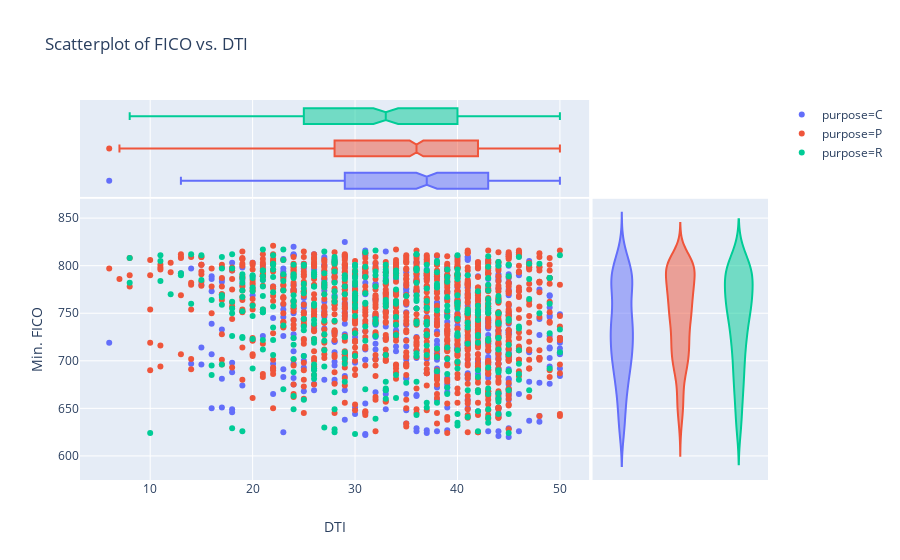

Write notebook code for a chart like this one.
### Markdown cell above
### Plotly Express

Resources:

- [Article announcing Plotly Express' release, detailing features](https://medium.com/@plotlygraphs/introducing-plotly-express-808df010143d)
- [Gallery of many example Plotly Express charts](https://www.plotly.express/)
- [Full Plotly Express docs](https://www.plotly.express/plotly_express/)
- [Plotly Express GitHub](https://github.com/plotly/plotly_express)

### Code cell
# quick test of plotly express

# make a much smaller sub-sampled df for test viz
test_viz_df = acq_2017_df.sample(frac=0.001)

px.scatter(
    data_frame=test_viz_df, 
    x='dti', 
    y='cscore_min', 
    color='purpose',
    marginal_y='violin',
    marginal_x='box',
    title="Scatterplot of FICO vs. DTI",
    labels=dict(cscore_min = "Min. FICO", dti="DTI")
)

### Figure 1 — Plotly figure (JSON) as saved in the notebook; plotly's stock layout.template omitted (floating-point values rounded to 4 significant figures; data arrays with more than 128 entries replaced by an {"elided": "..."} marker saying what was removed)
{"data": [{"hoverlabel": {"namelength": 0}, "hovertemplate": "purpose=C<br>DTI=%{x}<br>Min. FICO=%{y}", "legendgroup": "purpose=C", "marker": {"color": "#636efa", "symbol": "circle"}, "mode": "markers", "name": "purpose=C", "showlegend": true, "type": "scatter", "uid": "79391fca-ee82-4a4b-9359-a42e7d787c14", "x": {"elided": "471 int values"}, "xaxis": "x", "y": {"elided": "471 int values"}, "yaxis": "y"}, {"alignmentgroup": "True", "hoverlabel": {"namelength": 0}, "hovertemplate": "purpose=C<br>DTI=%{x}", "legendgroup": "purpose=C", "marker": {"color": "#636efa", "symbol": "circle"}, "name": "purpose=C", "notched": true, "offsetgroup": "purpose=C", "showlegend": false, "type": "box", "uid": "7436f3a0-0f47-4430-a00f-bc66d7bc2bd3", "x": {"elided": "471 int values"}, "xaxis": "x", "yaxis": "y2"}, {"alignmentgroup": "True", "hoverlabel": {"namelength": 0}, "hovertemplate": "purpose=C<br>Min. FICO=%{y}", "legendgroup": "purpose=C", "marker": {"color": "#636efa", "symbol": "circle"}, "name": "purpose=C", "offsetgroup": "purpose=C", "scalegroup": "y", "showlegend": false, "type": "violin", "uid": "836c7050-4468-4014-8f08-043a86aa8459", "xaxis": "x2", "y": {"elided": "471 int values"}, "yaxis": "y"}, {"hoverlabel": {"namelength": 0}, "hovertemplate": "purpose=P<br>DTI=%{x}<br>Min. FICO=%{y}", "legendgroup": "purpose=P", "marker": {"color": "#EF553B", "symbol": "circle"}, "mode": "markers", "name": "purpose=P", "showlegend": true, "type": "scatter", "uid": "ef855b30-901b-43f7-95fe-3c74a1219787", "x": {"elided": "1096 int values"}, "xaxis": "x", "y": {"elided": "1096 int values"}, "yaxis": "y"}, {"alignmentgroup": "True", "hoverlabel": {"namelength": 0}, "hovertemplate": "purpose=P<br>DTI=%{x}", "legendgroup": "purpose=P", "marker": {"color": "#EF553B", "symbol": "circle"}, "name": "purpose=P", "notched": true, "offsetgroup": "purpose=P", "showlegend": false, "type": "box", "uid": "5d8e862b-5620-494d-84d0-f46434a5b5c4", "x": {"elided": "1096 int values"}, "xaxis": "x", "yaxis": "y2"}, {"alignmentgroup": "True", "hoverlabel": {"namelength": 0}, "hovertemplate": "purpose=P<br>Min. FICO=%{y}", "legendgroup": "purpose=P", "marker": {"color": "#EF553B", "symbol": "circle"}, "name": "purpose=P", "offsetgroup": "purpose=P", "scalegroup": "y", "showlegend": false, "type": "violin", "uid": "c5db5d24-f5f5-4d36-8c5c-278c9441c4d2", "xaxis": "x2", "y": {"elided": "1096 int values"}, "yaxis": "y"}, {"hoverlabel": {"namelength": 0}, "hovertemplate": "purpose=R<br>DTI=%{x}<br>Min. FICO=%{y}", "legendgroup": "purpose=R", "marker": {"color": "#00cc96", "symbol": "circle"}, "mode": "markers", "name": "purpose=R", "showlegend": true, "type": "scatter", "uid": "f9656ad2-b487-4440-88b3-430f65933ae1", "x": {"elided": "382 int values"}, "xaxis": "x", "y": {"elided": "382 int values"}, "yaxis": "y"}, {"alignmentgroup": "True", "hoverlabel": {"namelength": 0}, "hovertemplate": "purpose=R<br>DTI=%{x}", "legendgroup": "purpose=R", "marker": {"color": "#00cc96", "symbol": "circle"}, "name": "purpose=R", "notched": true, "offsetgroup": "purpose=R", "showlegend": false, "type": "box", "uid": "d3c693fb-eecb-4f45-a79f-9c789910acc4", "x": {"elided": "382 int values"}, "xaxis": "x", "yaxis": "y2"}, {"alignmentgroup": "True", "hoverlabel": {"namelength": 0}, "hovertemplate": "purpose=R<br>Min. FICO=%{y}", "legendgroup": "purpose=R", "marker": {"color": "#00cc96", "symbol": "circle"}, "name": "purpose=R", "offsetgroup": "purpose=R", "scalegroup": "y", "showlegend": false, "type": "violin", "uid": "72e21af9-5b8a-44c5-9ee6-b1dda902faa8", "xaxis": "x2", "y": {"elided": "382 int values"}, "yaxis": "y"}], "layout": {"autosize": true, "legend": {"tracegroupgap": 0}, "title": {"text": "Scatterplot of FICO vs. DTI"}, "xaxis": {"autorange": true, "domain": [0, 0.74], "range": [3.097, 52.9], "showgrid": true, "title": {"text": "DTI"}, "type": "linear"}, "xaxis2": {"autorange": true, "domain": [0.745, 1], "range": [-0.5, 2.5], "showticklabels": false, "type": "category"}, "yaxis": {"autorange": true, "domain": [0, 0.74], "range": [574.7, 870.3], "showgrid": true, "title": {"text": "Min. FICO"}, "type": "linear"}, "yaxis2": {"autorange": true, "domain": [0.745, 1], "range": [-0.5, 2.5], "showticklabels": false, "type": "category"}}}
